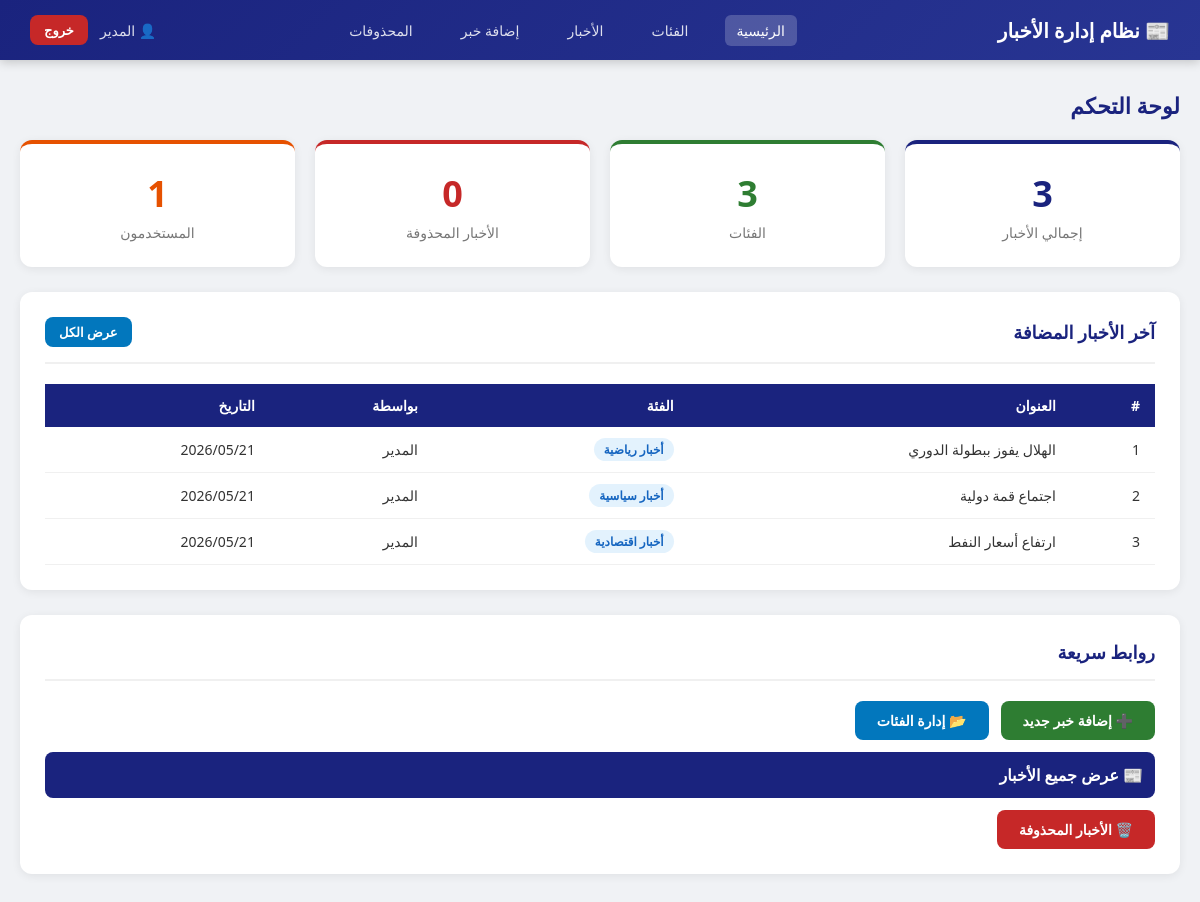
/dashboard.php (signed in), run on the app's committed database.
### tables this page shows
CREATE TABLE IF NOT EXISTS news (
    id INT AUTO_INCREMENT PRIMARY KEY,
    title VARCHAR(255) NOT NULL,
    category_id INT NOT NULL,
    details TEXT NOT NULL,
    image VARCHAR(255),
    user_id INT NOT NULL,
    deleted TINYINT(1) DEFAULT 0,
    created_at TIMESTAMP DEFAULT CURRENT_TIMESTAMP,
    FOREIGN KEY (category_id) REFERENCES categories(id),
    FOREIGN KEY (user_id) REFERENCES users(id)
);

CREATE TABLE IF NOT EXISTS categories (
    id INT AUTO_INCREMENT PRIMARY KEY,
    name VARCHAR(100) NOT NULL,
    created_at TIMESTAMP DEFAULT CURRENT_TIMESTAMP
);

CREATE TABLE IF NOT EXISTS users (
    id INT AUTO_INCREMENT PRIMARY KEY,
    name VARCHAR(100) NOT NULL,
    email VARCHAR(100) NOT NULL UNIQUE,
    password VARCHAR(255) NOT NULL,
    created_at TIMESTAMP DEFAULT CURRENT_TIMESTAMP
);

### includes/functions.php (called while the page is built, shortened)
<?php
function getCurrentPage() {
    return basename($_SERVER['PHP_SELF']);
}
?>

### dashboard.php (the view, shortened to what this page needs)
<?php
require_once 'includes/functions.php';
$totalNews     = $pdo->query("SELECT COUNT(*) FROM news WHERE deleted = 0")->fetchColumn();
$totalCats     = $pdo->query("SELECT COUNT(*) FROM categories")->fetchColumn();
$deletedNews   = $pdo->query("SELECT COUNT(*) FROM news WHERE deleted = 1")->fetchColumn();
$totalUsers    = $pdo->query("SELECT COUNT(*) FROM users")->fetchColumn();
$latestNews = $pdo->query("
    SELECT n.*, c.name as cat_name, u.name as user_name
    FROM news n
    JOIN categories c ON n.category_id = c.id
    JOIN users u ON n.user_id = u.id
    WHERE n.deleted = 0
    ORDER BY n.created_at DESC
    LIMIT 5
")->fetchAll(PDO::FETCH_ASSOC);
?>
<!DOCTYPE html>
<html lang="ar" dir="rtl">
<head>
    <link rel="stylesheet" href="includes/style.css">
</head>
<body>
<nav class="navbar">
    <div class="brand">📰 نظام إدارة الأخبار</div>
    <div class="nav-links">
        <a href="dashboard.php" class="<?= getCurrentPage() === 'dashboard.php' ? 'active' : '' ?>">الرئيسية</a>
        <a href="categories.php" class="<?= getCurrentPage() === 'categories.php' ? 'active' : '' ?>">الفئات</a>
        <a href="news.php" class="<?= getCurrentPage() === 'news.php' ? 'active' : '' ?>">الأخبار</a>
        <a href="add_news.php" class="<?= getCurrentPage() === 'add_news.php' ? 'active' : '' ?>">إضافة خبر</a>
        <a href="deleted_news.php" class="<?= getCurrentPage() === 'deleted_news.php' ? 'active' : '' ?>">المحذوفات</a>
    </div>
    <div class="user-info">
        <span>👤 <?= htmlspecialchars($_SESSION['user_name']) ?></span>
        <a href="logout.php" class="btn btn-danger btn-sm">خروج</a>
    </div>
</nav>
<div class="container">
    <div class="page-title">لوحة التحكم</div>
    <div class="stats-grid">
        <div class="stat-card">
            <div class="number"><?= $totalNews ?></div>
            <div class="label">إجمالي الأخبار</div>
        </div>
        <div class="stat-card green">
            <div class="number"><?= $totalCats ?></div>
            <div class="label">الفئات</div>
        </div>
        <div class="stat-card red">
            <div class="number"><?= $deletedNews ?></div>
            <div class="label">الأخبار المحذوفة</div>
        </div>
        <div class="stat-card orange">
            <div class="number"><?= $totalUsers ?></div>
            <div class="label">المستخدمون</div>
        </div>
    </div>
    <div class="card">
        <div class="card-header">
            <h3>آخر الأخبار المضافة</h3>
            <a href="news.php" class="btn btn-info btn-sm">عرض الكل</a>
        </div>
        <table>
            <thead>
                <tr>
                    <th>#</th>
                    <th>العنوان</th>
                    <th>الفئة</th>
                    <th>بواسطة</th>
                    <th>التاريخ</th>
                </tr>
            </thead>
            <tbody>
                <?php if (empty($latestNews)): ?>
                    <tr><td colspan="5" style="text-align:center; color:#999; padding:30px">لا توجد أخبار بعد</td></tr>
                <?php else: ?>
                    <?php foreach ($latestNews as $i => $n): ?>
                    <tr>
                        <td><?= $i + 1 ?></td>
                        <td><?= htmlspecialchars($n['title']) ?></td>
                        <td><span class="badge badge-primary"><?= htmlspecialchars($n['cat_name']) ?></span></td>
                        <td><?= htmlspecialchars($n['user_name']) ?></td>
                        <td><?= date('Y/m/d', strtotime($n['created_at'])) ?></td>
                    </tr>
                    <?php endforeach; ?>
                <?php endif; ?>
            </tbody>
        </table>
    </div>
    <div class="card">
        <div class="card-header"><h3>روابط سريعة</h3></div>
        <div style="display:flex; gap:12px; flex-wrap:wrap;">
            <a href="add_news.php" class="btn btn-success">➕ إضافة خبر جديد</a>
            <a href="categories.php" class="btn btn-info">📂 إدارة الفئات</a>
            <a href="news.php" class="btn btn-primary">📰 عرض جميع الأخبار</a>
            <a href="deleted_news.php" class="btn btn-danger">🗑️ الأخبار المحذوفة</a>
        </div>
    </div>
</div>
</body>
</html>

### includes/style.css (style rules this page uses)
* { margin: 0; padding: 0; box-sizing: border-box; }
body { font-family: 'Segoe UI', Tahoma, Geneva, Verdana, sans-serif; background: #f0f2f5; direction: rtl; color: #333; }
.btn { display: inline-block; padding: 10px 22px; border: none; border-radius: 8px; cursor: pointer; font-size: 14px; font-family: inherit; font-weight: 600; text-decoration: none; transition: all 0.3s; }
.btn-primary { background: #1a237e; color: white; width: 100%; padding: 12px; font-size: 16px; }
.btn-success { background: #2e7d32; color: white; }
.btn-danger { background: #c62828; color: white; }
.btn-info { background: #0277bd; color: white; }
.btn-sm { padding: 6px 14px; font-size: 13px; }
.navbar { background: linear-gradient(135deg, #1a237e, #283593); color: white; padding: 0 30px; display: flex; align-items: center; justify-content: space-between; height: 60px; box-shadow: 0 2px 10px rgba(0,0,0,0.2); position: sticky; top: 0; z-index: 100; }
.navbar .brand { font-size: 20px; font-weight: 700; }
.navbar .nav-links a { color: rgba(255,255,255,0.85); text-decoration: none; margin-right: 20px; font-size: 14px; padding: 6px 12px; border-radius: 6px; transition: all 0.3s; }
.navbar .nav-links a:hover, .navbar .nav-links a.active { background: rgba(255,255,255,0.2); color: white; }
.navbar .user-info { display: flex; align-items: center; gap: 12px; font-size: 14px; }
.navbar .user-info span { opacity: 0.85; }
.container { max-width: 1200px; margin: 30px auto; padding: 0 20px; }
.card { background: white; border-radius: 12px; padding: 25px; box-shadow: 0 2px 10px rgba(0,0,0,0.07); margin-bottom: 25px; }
.card-header { display: flex; justify-content: space-between; align-items: center; margin-bottom: 20px; padding-bottom: 15px; border-bottom: 2px solid #f0f0f0; }
.card-header h3 { font-size: 18px; color: #1a237e; }
table { width: 100%; border-collapse: collapse; }
table th { background: #1a237e; color: white; padding: 12px 15px; text-align: right; font-size: 14px; }
table td { padding: 11px 15px; border-bottom: 1px solid #f0f0f0; font-size: 14px; vertical-align: middle; }
.stats-grid { display: grid; grid-template-columns: repeat(auto-fit, minmax(200px, 1fr)); gap: 20px; margin-bottom: 25px; }
.stat-card { background: white; border-radius: 12px; padding: 25px; text-align: center; box-shadow: 0 2px 10px rgba(0,0,0,0.07); border-top: 4px solid #1a237e; }
.stat-card .number { font-size: 36px; font-weight: 700; color: #1a237e; }
.stat-card .label { color: #777; font-size: 14px; margin-top: 5px; }
.stat-card.green { border-color: #2e7d32; }
.stat-card.green .number { color: #2e7d32; }
.stat-card.red { border-color: #c62828; }
.stat-card.red .number { color: #c62828; }
.stat-card.orange { border-color: #e65100; }
.stat-card.orange .number { color: #e65100; }
.page-title { font-size: 22px; color: #1a237e; margin-bottom: 20px; font-weight: 700; }
.badge { display: inline-block; padding: 3px 10px; border-radius: 20px; font-size: 12px; font-weight: 600; }
.badge-primary { background: #e3f2fd; color: #1565c0; }

### data on the page
news: title "الهلال يفوز ببطولة الدوري", category.name "أخبار رياضية", user.name "المدير", created_at "2026/05/21"
news: title "اجتماع قمة دولية", category.name "أخبار سياسية", user.name "المدير", created_at "2026/05/21"
news: title "ارتفاع أسعار النفط", category.name "أخبار اقتصادية", user.name "المدير", created_at "2026/05/21"

### other printed values
$_SESSION['user_name'] "المدير"
$totalNews "3"
$totalCats "3"
$deletedNews "0"
$totalUsers "1"
